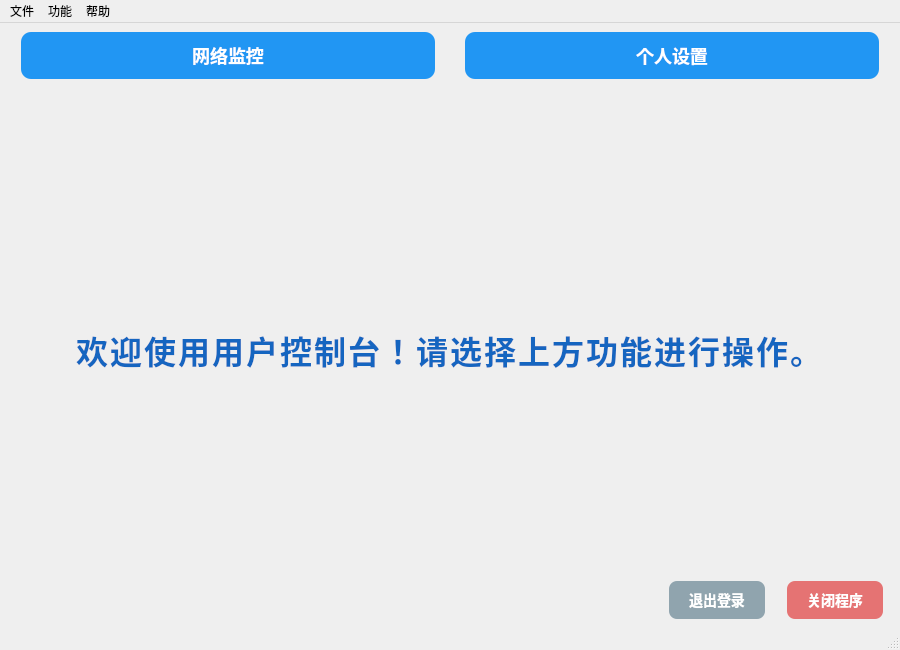
<?xml version="1.0" encoding="UTF-8"?>
<ui version="4.0">
 <class>UserWindow</class>
 <widget class="QMainWindow" name="UserWindow">
  <property name="geometry">
   <rect>
    <x>0</x>
    <y>0</y>
    <width>900</width>
    <height>650</height>
   </rect>
  </property>
  <property name="windowTitle">
   <string>用户控制台</string>
  </property>
  <property name="fixedSize" stdset="0">
   <size>
    <width>900</width>
    <height>650</height>
   </size>
  </property>
  <widget class="QWidget" name="centralwidget">
   <layout class="QVBoxLayout" name="mainVerticalLayout">
    <item>
     <layout class="QHBoxLayout" name="topButtonLayout">
      <item><widget class="QPushButton" name="networkMonitorBtn"><property name="text"><string>网络监控</string></property><property name="icon"><iconset resource="resources/img/img.qrc"><normaloff>:/img/monitorcenter.png</normaloff></iconset></property><property name="styleSheet"><string notr="true">QPushButton { background-color: #2196F3; color: white; border-radius: 10px; padding: 10px 28px; font-size: 18px; font-weight: bold; margin: 0 12px; min-width: 120px; border: none; } QPushButton:hover, QPushButton:checked { background-color: #1565C0; box-shadow: 0 2px 12px #90caf9; }</string></property></widget></item>
      <item><widget class="QPushButton" name="personalSettingsBtn"><property name="text"><string>个人设置</string></property><property name="icon"><iconset resource="resources/img/img.qrc"><normaloff>:/img/user.png</normaloff></iconset></property><property name="styleSheet"><string notr="true">QPushButton { background-color: #2196F3; color: white; border-radius: 10px; padding: 10px 28px; font-size: 18px; font-weight: bold; margin: 0 12px; min-width: 120px; border: none; } QPushButton:hover, QPushButton:checked { background-color: #1565C0; box-shadow: 0 2px 12px #90caf9; }</string></property></widget></item>
     </layout>
    </item>
    <item>
     <widget class="QStackedWidget" name="mainStackedWidget">
      <widget class="QWidget" name="welcomePage">
       <layout class="QVBoxLayout" name="welcomeLayout">
        <item>
         <widget class="QLabel" name="welcomeLabel">
          <property name="text">
           <string>欢迎使用用户控制台！请选择上方功能进行操作。</string>
          </property>
          <property name="alignment">
           <set>Qt::AlignCenter</set>
          </property>
          <property name="minimumWidth">
           <number>600</number>
          </property>
          <property name="styleSheet">
           <string notr="true">font-size: 32px; font-weight: 600; color: #1565C0; margin: 100px 0 60px 0; letter-spacing: 2px; text-shadow: 1px 2px 8px #e3eaf7; border: none; background: transparent;</string>
          </property>
         </widget>
        </item>
       </layout>
      </widget>
     </widget>
    </item>
    <item>
     <layout class="QHBoxLayout" name="bottomButtonLayout">
      <item><spacer name="bottomSpacer"><property name="orientation"><enum>Qt::Horizontal</enum></property><property name="sizeHint" stdset="0"><size><width>40</width><height>20</height></size></property></spacer></item>
      <item><widget class="QPushButton" name="logoutBtn"><property name="text"><string>退出登录</string></property><property name="styleSheet"><string notr="true">QPushButton { background-color: #90A4AE; color: white; border-radius: 8px; padding: 8px 20px; font-size: 14px; font-weight: bold; margin: 0 8px;} QPushButton:hover { background-color: #607D8B; }</string></property></widget></item>
      <item><widget class="QPushButton" name="closeBtn"><property name="text"><string>关闭程序</string></property><property name="styleSheet"><string notr="true">QPushButton { background-color: #E57373; color: white; border-radius: 8px; padding: 8px 20px; font-size: 14px; font-weight: bold; margin: 0 8px;} QPushButton:hover { background-color: #C62828; }</string></property></widget></item>
     </layout>
    </item>
   </layout>
  </widget>
  <widget class="QMenuBar" name="menubar">
   <property name="geometry">
    <rect>
     <x>0</x>
     <y>0</y>
     <width>800</width>
     <height>23</height>
    </rect>
   </property>
   <widget class="QMenu" name="menu_file">
    <property name="title">
     <string>文件</string>
    </property>
    <addaction name="action_logout"/>
    <addaction name="action_exit"/>
   </widget>
   <widget class="QMenu" name="menu_function">
    <property name="title">
     <string>功能</string>
    </property>
    <addaction name="action_monitor"/>
    <addaction name="action_settings"/>
   </widget>
   <widget class="QMenu" name="menu_help">
    <property name="title">
     <string>帮助</string>
    </property>
    <addaction name="action_about"/>
   </widget>
   <addaction name="menu_file"/>
   <addaction name="menu_function"/>
   <addaction name="menu_help"/>
  </widget>
  <widget class="QStatusBar" name="statusbar"/>
  <action name="action_logout">
   <property name="text">
    <string>退出登录</string>
   </property>
  </action>
  <action name="action_exit">
   <property name="text">
    <string>退出程序</string>
   </property>
  </action>
  <action name="action_monitor">
   <property name="text">
    <string>数据监控</string>
   </property>
  </action>
  <action name="action_settings">
   <property name="text">
    <string>个人设置</string>
   </property>
  </action>
  <action name="action_about">
   <property name="text">
    <string>关于</string>
   </property>
  </action>
 </widget>
 <resources>
  <include location="resources/img/img.qrc"/>
 </resources>
 <connections/>
</ui>
